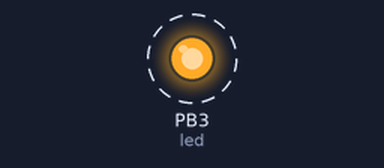
Simulated run of this program. Board: ATtiny85, built with avr-gcc and run on an emulated ATtiny85. Shown: output pins drawn as LEDs (lit = HIGH). Dashed ring = blinking.

Above: at 3.5 s.
Timing chart, 0 to 6.3 s (numbered marks = the images above):
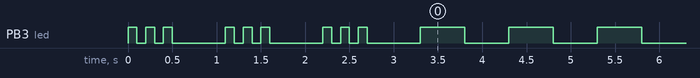

Measured:
- by itself, PB3 (led): HIGH → LOW at 0.10 s, → HIGH 0.10 s later, → LOW 0.10 s later, → HIGH 0.10 s later, … (271 changes in this stretch)

The program:

main.cpp
```cpp
/*
  #include <Arduino.h>

  #define led 3

  void on(int ms = 100) {
    digitalWrite(led, HIGH);
    delay(ms);
  }

  void off(int ms = 100) {
    digitalWrite(led, LOW);
    delay(ms);
  }

  void setup() {
    // put your setup code here, to run once:
    pinMode(led, OUTPUT);
    on(); off(); on(); off(); on(); off();
    delay(500);
    on(); off(); on(); off(); on(); off();
    delay(500);
    on(); off(); on(); off(); on(); off();
    delay(500);
  }

  void loop() {
    // put your main code here, to run repeatedly:
    on(500);
    off(500);
  }
*/


#include <RF24Network.h>
#include <RF24.h>

RF24 radio(3, 4);                    // nRF24L01(+) radio attached using Getting Started board

RF24Network network(radio);          // Network uses that radio

const uint16_t this_node = 01;        // Address of our node in Octal format
const uint16_t other_node = 00;       // Address of the other node in Octal format

const unsigned long interval = 200; //ms  // How often to send 'hello world to the other unit

unsigned long last_sent;             // When did we last send?
unsigned long packets_sent;          // How many have we sent already


struct payload_t {                  // Structure of our payload
  unsigned long ms;
  unsigned long counter;
};

#define led 3

void on(int ms = 100) {
  digitalWrite(led, HIGH);
  delay(ms);
}

void off(int ms = 100) {
  digitalWrite(led, LOW);
  delay(ms);
}

void setup(void)
{
  // radio.begin();
  // network.begin(/*channel*/ 90, /*node address*/ this_node);
  pinMode(led, OUTPUT);
  on(); off(); on(); off(); on(); off();
  delay(500);
  on(); off(); on(); off(); on(); off();
  delay(500);
  on(); off(); on(); off(); on(); off();
  delay(500);

}

void loop() {
  on(500); off(500);
  // network.update();                          // Check the network regularly
  // payload_t payload = { millis(), packets_sent++ };
  // RF24NetworkHeader header(/*to node*/ other_node);
  // bool ok = network.write(header,&payload,sizeof(payload));
}

 
```
